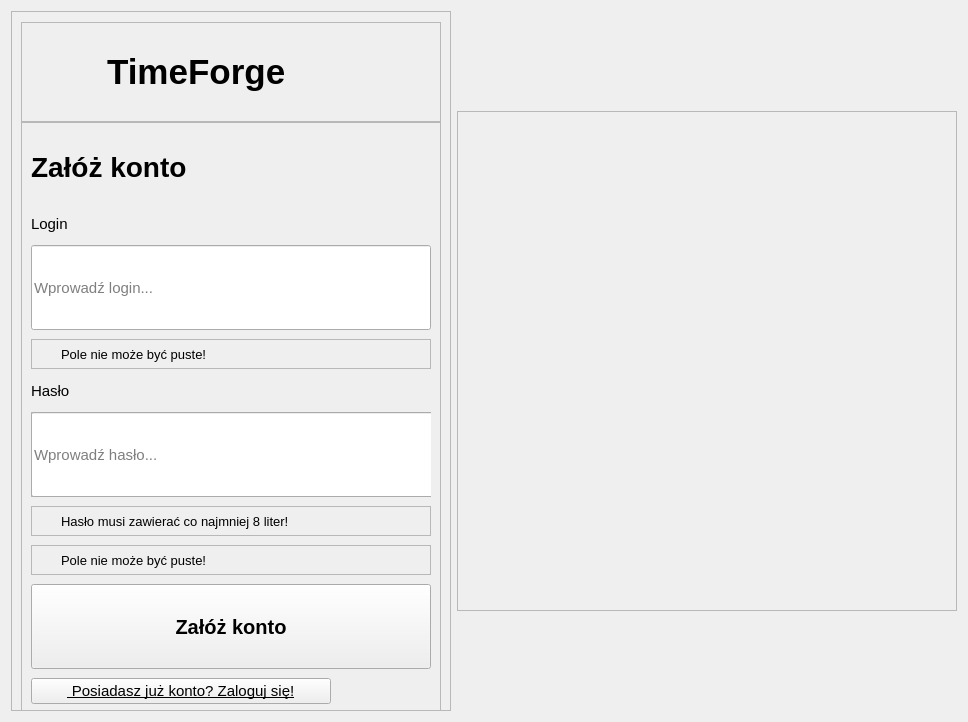
      <widget class="QWidget" name="str_rejestracja">
       <layout class="QHBoxLayout" name="horizontalLayout_8">
        <item>
         <widget class="QFrame" name="rejestracja">
          <property name="minimumSize">
           <size>
            <width>0</width>
            <height>700</height>
           </size>
          </property>
          <property name="maximumSize">
           <size>
            <width>16777215</width>
            <height>700</height>
           </size>
          </property>
          <property name="frameShape">
           <enum>QFrame::StyledPanel</enum>
          </property>
          <property name="frameShadow">
           <enum>QFrame::Raised</enum>
          </property>
          <layout class="QVBoxLayout" name="verticalLayout_7">
           <property name="spacing">
            <number>0</number>
           </property>
           <property name="topMargin">
            <number>10</number>
           </property>
           <property name="bottomMargin">
            <number>0</number>
           </property>
           <item>
            <widget class="QFrame" name="rejestracja_top">
             <property name="minimumSize">
              <size>
               <width>0</width>
               <height>100</height>
              </size>
             </property>
             <property name="maximumSize">
              <size>
               <width>16777215</width>
               <height>100</height>
              </size>
             </property>
             <property name="frameShape">
              <enum>QFrame::StyledPanel</enum>
             </property>
             <property name="frameShadow">
              <enum>QFrame::Raised</enum>
             </property>
             <layout class="QHBoxLayout" name="horizontalLayout_7">
              <item>
               <widget class="QLabel" name="lb_ikona_aplikacji_rejestracja">
                <property name="minimumSize">
                 <size>
                  <width>60</width>
                  <height>60</height>
                 </size>
                </property>
                <property name="maximumSize">
                 <size>
                  <width>60</width>
                  <height>60</height>
                 </size>
                </property>
                <property name="font">
                 <font>
                  <pointsize>8</pointsize>
                 </font>
                </property>
                <property name="text">
                 <string/>
                </property>
                <property name="pixmap">
                 <pixmap>../resources/eye.svg</pixmap>
                </property>
                <property name="scaledContents">
                 <bool>true</bool>
                </property>
               </widget>
              </item>
              <item>
               <spacer name="horizontalSpacer_4">
                <property name="orientation">
                 <enum>Qt::Horizontal</enum>
                </property>
                <property name="sizeType">
                 <enum>QSizePolicy::Maximum</enum>
                </property>
                <property name="sizeHint" stdset="0">
                 <size>
                  <width>10</width>
                  <height>10</height>
                 </size>
                </property>
               </spacer>
              </item>
              <item>
               <widget class="QLabel" name="lb_nazwa_aplikacji_rejestracja">
                <property name="font">
                 <font>
                  <pointsize>26</pointsize>
                  <weight>75</weight>
                  <bold>true</bold>
                 </font>
                </property>
                <property name="text">
                 <string>TimeForge</string>
                </property>
               </widget>
              </item>
             </layout>
            </widget>
           </item>
           <item>
            <widget class="QFrame" name="rejestracja_bottom">
             <property name="minimumSize">
              <size>
               <width>0</width>
               <height>600</height>
              </size>
             </property>
             <property name="maximumSize">
              <size>
               <width>16777215</width>
               <height>600</height>
              </size>
             </property>
             <property name="frameShape">
              <enum>QFrame::StyledPanel</enum>
             </property>
             <property name="frameShadow">
              <enum>QFrame::Raised</enum>
             </property>
             <layout class="QVBoxLayout" name="verticalLayout_8">
              <property name="spacing">
               <number>0</number>
              </property>
              <property name="topMargin">
               <number>0</number>
              </property>
              <property name="bottomMargin">
               <number>0</number>
              </property>
              <item>
               <widget class="QLabel" name="lb_zaloz_konto">
                <property name="minimumSize">
                 <size>
                  <width>200</width>
                  <height>70</height>
                 </size>
                </property>
                <property name="maximumSize">
                 <size>
                  <width>16777215</width>
                  <height>70</height>
                 </size>
                </property>
                <property name="font">
                 <font>
                  <pointsize>21</pointsize>
                  <weight>75</weight>
                  <bold>true</bold>
                 </font>
                </property>
                <property name="text">
                 <string>Załóż konto</string>
                </property>
               </widget>
              </item>
              <item>
               <widget class="QLabel" name="lb_login_rejestracja">
                <property name="minimumSize">
                 <size>
                  <width>400</width>
                  <height>25</height>
                 </size>
                </property>
                <property name="maximumSize">
                 <size>
                  <width>16777215</width>
                  <height>25</height>
                 </size>
                </property>
                <property name="font">
                 <font>
                  <pointsize>11</pointsize>
                 </font>
                </property>
                <property name="text">
                 <string>Login</string>
                </property>
               </widget>
              </item>
              <item>
               <widget class="QLineEdit" name="le_wprowadz_login">
                <property name="minimumSize">
                 <size>
                  <width>0</width>
                  <height>85</height>
                 </size>
                </property>
                <property name="font">
                 <font>
                  <pointsize>11</pointsize>
                 </font>
                </property>
                <property name="maxLength">
                 <number>60</number>
                </property>
                <property name="placeholderText">
                 <string>Wprowadź login...</string>
                </property>
               </widget>
              </item>
              <item>
               <widget class="QFrame" name="pole_nie_moze_login_rejestracja">
                <property name="minimumSize">
                 <size>
                  <width>0</width>
                  <height>30</height>
                 </size>
                </property>
                <property name="maximumSize">
                 <size>
                  <width>16777215</width>
                  <height>30</height>
                 </size>
                </property>
                <property name="font">
                 <font>
                  <pointsize>11</pointsize>
                 </font>
                </property>
                <property name="frameShape">
                 <enum>QFrame::StyledPanel</enum>
                </property>
                <property name="frameShadow">
                 <enum>QFrame::Raised</enum>
                </property>
                <widget class="QLabel" name="lb_pole_nie_moze_rejestracja_login">
                 <property name="geometry">
                  <rect>
                   <x>30</x>
                   <y>0</y>
                   <width>191</width>
                   <height>31</height>
                  </rect>
                 </property>
                 <property name="font">
                  <font>
                   <pointsize>10</pointsize>
                  </font>
                 </property>
                 <property name="text">
                  <string>Pole nie może być puste!</string>
                 </property>
                </widget>
                <widget class="QLabel" name="lb_ikona_pole_nie_moze_rejestracja_login">
                 <property name="geometry">
                  <rect>
                   <x>0</x>
                   <y>0</y>
                   <width>30</width>
                   <height>31</height>
                  </rect>
                 </property>
                 <property name="sizeIncrement">
                  <size>
                   <width>25</width>
                   <height>25</height>
                  </size>
                 </property>
                 <property name="baseSize">
                  <size>
                   <width>25</width>
                   <height>25</height>
                  </size>
                 </property>
                 <property name="text">
                  <string/>
                 </property>
                 <property name="pixmap">
                  <pixmap>../icons/icons_red/alert-octagon.svg</pixmap>
                 </property>
                </widget>
               </widget>
              </item>
              <item>
               <widget class="QLabel" name="lb_haslo_rejestracja">
                <property name="minimumSize">
                 <size>
                  <width>400</width>
                  <height>25</height>
                 </size>
                </property>
                <property name="maximumSize">
                 <size>
                  <width>16777215</width>
                  <height>25</height>
                 </size>
                </property>
                <property name="font">
                 <font>
                  <pointsize>11</pointsize>
                 </font>
                </property>
                <property name="text">
                 <string>Hasło</string>
                </property>
               </widget>
              </item>
              <item>
               <widget class="QFrame" name="wprowadz_haslo">
                <property name="minimumSize">
                 <size>
                  <width>0</width>
                  <height>85</height>
                 </size>
                </property>
                <property name="maximumSize">
                 <size>
                  <width>16777215</width>
                  <height>85</height>
                 </size>
                </property>
                <property name="frameShape">
                 <enum>QFrame::StyledPanel</enum>
                </property>
                <property name="frameShadow">
                 <enum>QFrame::Raised</enum>
                </property>
                <widget class="QLineEdit" name="le_wprowadz_haslo">
                 <property name="geometry">
                  <rect>
                   <x>0</x>
                   <y>0</y>
                   <width>501</width>
                   <height>85</height>
                  </rect>
                 </property>
                 <property name="minimumSize">
                  <size>
                   <width>0</width>
                   <height>85</height>
                  </size>
                 </property>
                 <property name="font">
                  <font>
                   <pointsize>11</pointsize>
                  </font>
                 </property>
                 <property name="maxLength">
                  <number>60</number>
                 </property>
                 <property name="echoMode">
                  <enum>QLineEdit::Password</enum>
                 </property>
                 <property name="placeholderText">
                  <string>Wprowadź hasło...</string>
                 </property>
                </widget>
                <widget class="QPushButton" name="btn_pokaz_haslo">
                 <property name="geometry">
                  <rect>
                   <x>430</x>
                   <y>0</y>
                   <width>70</width>
                   <height>85</height>
                  </rect>
                 </property>
                 <property name="minimumSize">
                  <size>
                   <width>70</width>
                   <height>85</height>
                  </size>
                 </property>
                 <property name="maximumSize">
                  <size>
                   <width>70</width>
                   <height>85</height>
                  </size>
                 </property>
                 <property name="text">
                  <string/>
                 </property>
                 <property name="icon">
                  <iconset>
                   <normaloff>../icons/icons_blue/eye.svg</normaloff>
                   <normalon>../icons/icons_white/eye-off.svg</normalon>../icons/icons_blue/eye.svg</iconset>
                 </property>
                 <property name="iconSize">
                  <size>
                   <width>30</width>
                   <height>30</height>
                  </size>
                 </property>
                 <property name="checkable">
                  <bool>true</bool>
                 </property>
                </widget>
               </widget>
              </item>
              <item>
               <widget class="QFrame" name="haslo_musi_zawierac">
                <property name="minimumSize">
                 <size>
                  <width>0</width>
                  <height>30</height>
                 </size>
                </property>
                <property name="maximumSize">
                 <size>
                  <width>16777215</width>
                  <height>30</height>
                 </size>
                </property>
                <property name="font">
                 <font>
                  <pointsize>11</pointsize>
                 </font>
                </property>
                <property name="frameShape">
                 <enum>QFrame::StyledPanel</enum>
                </property>
                <property name="frameShadow">
                 <enum>QFrame::Raised</enum>
                </property>
                <widget class="QLabel" name="lb_haslo_musi_zawierac">
                 <property name="geometry">
                  <rect>
                   <x>30</x>
                   <y>0</y>
                   <width>350</width>
                   <height>31</height>
                  </rect>
                 </property>
                 <property name="minimumSize">
                  <size>
                   <width>350</width>
                   <height>0</height>
                  </size>
                 </property>
                 <property name="font">
                  <font>
                   <pointsize>10</pointsize>
                  </font>
                 </property>
                 <property name="text">
                  <string>Hasło musi zawierać co najmniej 8 liter!</string>
                 </property>
                </widget>
                <widget class="QLabel" name="lb_ikona_haslo_musi_zawierac">
                 <property name="geometry">
                  <rect>
                   <x>0</x>
                   <y>0</y>
                   <width>30</width>
                   <height>31</height>
                  </rect>
                 </property>
                 <property name="sizeIncrement">
                  <size>
                   <width>25</width>
                   <height>25</height>
                  </size>
                 </property>
                 <property name="baseSize">
                  <size>
                   <width>25</width>
                   <height>25</height>
                  </size>
                 </property>
                 <property name="text">
                  <string/>
                 </property>
                 <property name="pixmap">
                  <pixmap>../icons/icons_red/alert-octagon.svg</pixmap>
                 </property>
                </widget>
               </widget>
              </item>
              <item>
               <widget class="QFrame" name="pole_nie_moze_haslo_rejestracja">
                <property name="minimumSize">
                 <size>
                  <width>0</width>
                  <height>30</height>
                 </size>
                </property>
                <property name="maximumSize">
                 <size>
                  <width>16777215</width>
                  <height>30</height>
                 </size>
                </property>
                <property name="font">
                 <font>
                  <pointsize>11</pointsize>
                 </font>
                </property>
                <property name="frameShape">
                 <enum>QFrame::StyledPanel</enum>
                </property>
                <property name="frameShadow">
                 <enum>QFrame::Raised</enum>
                </property>
                <widget class="QLabel" name="lb_pole_nie_moze_haslo_rejestracja">
                 <property name="geometry">
                  <rect>
                   <x>30</x>
                   <y>0</y>
                   <width>191</width>
                   <height>31</height>
                  </rect>
                 </property>
                 <property name="font">
                  <font>
                   <pointsize>10</pointsize>
                  </font>
                 </property>
                 <property name="text">
                  <string>Pole nie może być puste!</string>
                 </property>
                </widget>
                <widget class="QLabel" name="lb_ikona_pole_nie_moze_haslo_rejestracja">
                 <property name="geometry">
                  <rect>
                   <x>0</x>
                   <y>0</y>
                   <width>30</width>
                   <height>31</height>
                  </rect>
                 </property>
                 <property name="sizeIncrement">
                  <size>
                   <width>25</width>
                   <height>25</height>
                  </size>
                 </property>
                 <property name="baseSize">
                  <size>
                   <width>25</width>
                   <height>25</height>
                  </size>
                 </property>
                 <property name="text">
                  <string/>
                 </property>
                 <property name="pixmap">
                  <pixmap>../icons/icons_red/alert-octagon.svg</pixmap>
                 </property>
                </widget>
               </widget>
              </item>
              <item>
               <widget class="QPushButton" name="btn_zaloz_konto">
                <property name="minimumSize">
                 <size>
                  <width>0</width>
                  <height>85</height>
                 </size>
                </property>
                <property name="font">
                 <font>
                  <pointsize>15</pointsize>
                  <weight>75</weight>
                  <bold>true</bold>
                 </font>
                </property>
                <property name="text">
                 <string>Załóż konto</string>
                </property>
               </widget>
              </item>
              <item>
               <widget class="QPushButton" name="btn_posiadasz_rejestracja">
                <property name="minimumSize">
                 <size>
                  <width>300</width>
                  <height>0</height>
                 </size>
                </property>
                <property name="maximumSize">
                 <size>
                  <width>300</width>
                  <height>16777215</height>
                 </size>
                </property>
                <property name="font">
                 <font>
                  <pointsize>11</pointsize>
                  <underline>true</underline>
                 </font>
                </property>
                <property name="text">
                 <string> Posiadasz już konto? Zaloguj się!</string>
                </property>
               </widget>
              </item>
             </layout>
            </widget>
           </item>
          </layout>
         </widget>
        </item>
        <item>
         <widget class="QFrame" name="right_side_rejestracja">
          <property name="minimumSize">
           <size>
            <width>500</width>
            <height>500</height>
           </size>
          </property>
          <property name="maximumSize">
           <size>
            <width>500</width>
            <height>500</height>
           </size>
          </property>
          <property name="frameShape">
           <enum>QFrame::StyledPanel</enum>
          </property>
          <property name="frameShadow">
           <enum>QFrame::Raised</enum>
          </property>
          <widget class="QLabel" name="lb_vector_image_witaj_rejestracja">
           <property name="geometry">
            <rect>
             <x>-10</x>
             <y>0</y>
             <width>500</width>
             <height>500</height>
            </rect>
           </property>
           <property name="minimumSize">
            <size>
             <width>500</width>
             <height>500</height>
            </size>
           </property>
           <property name="maximumSize">
            <size>
             <width>500</width>
             <height>500</height>
            </size>
           </property>
           <property name="text">
            <string/>
           </property>
           <property name="pixmap">
            <pixmap>../resources/start-background.jpg</pixmap>
           </property>
           <property name="scaledContents">
            <bool>true</bool>
           </property>
          </widget>
         </widget>
        </item>
       </layout>
      </widget>
